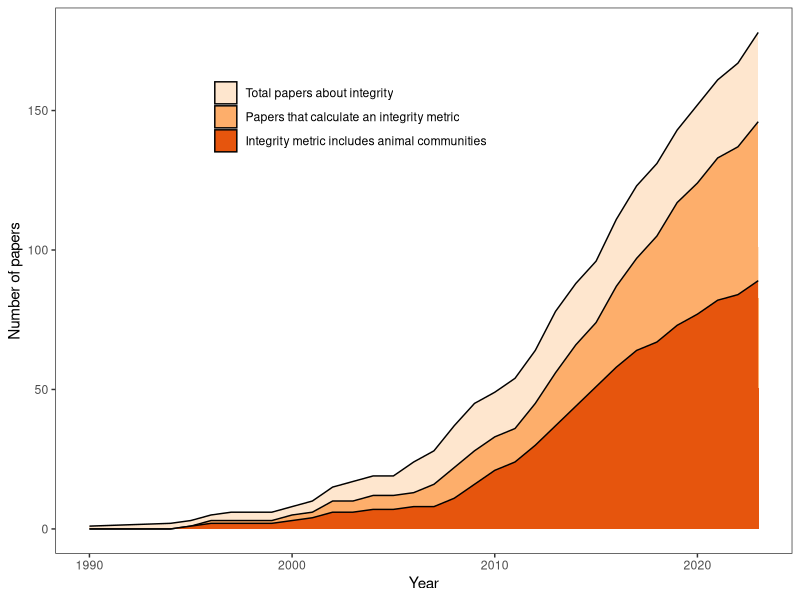
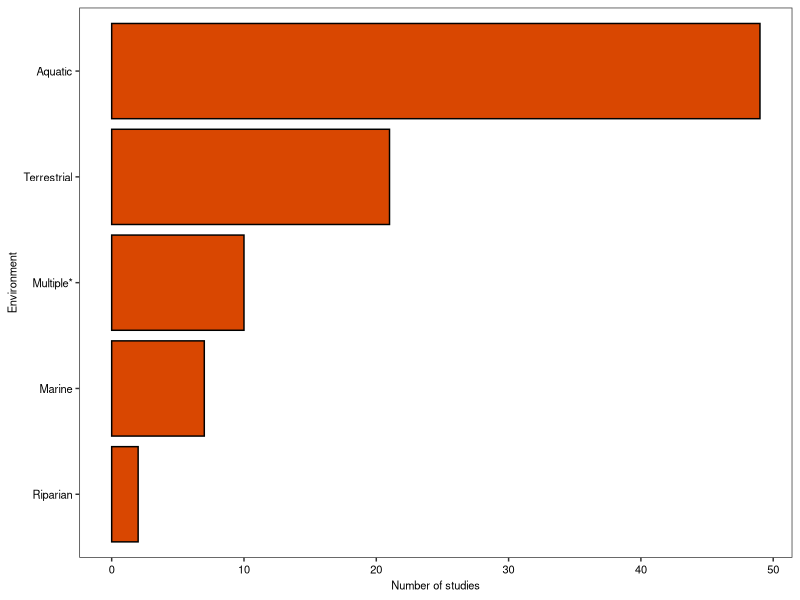
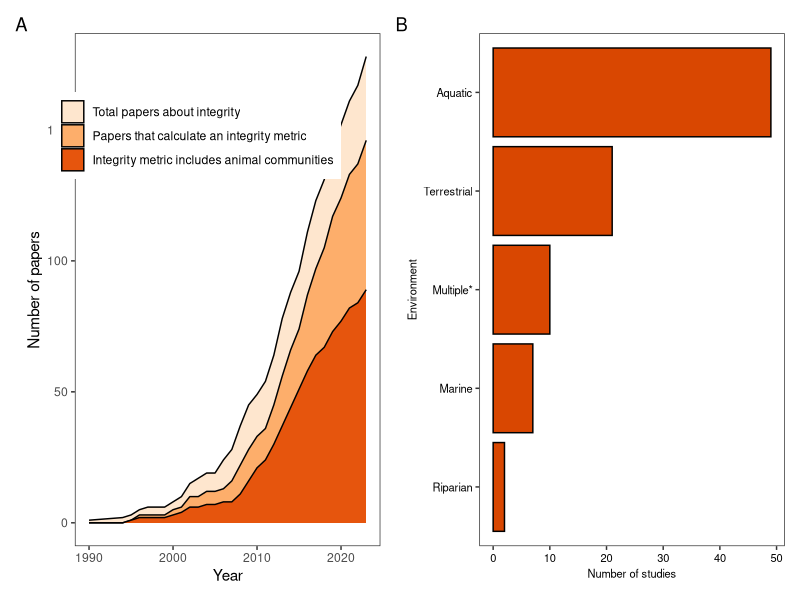
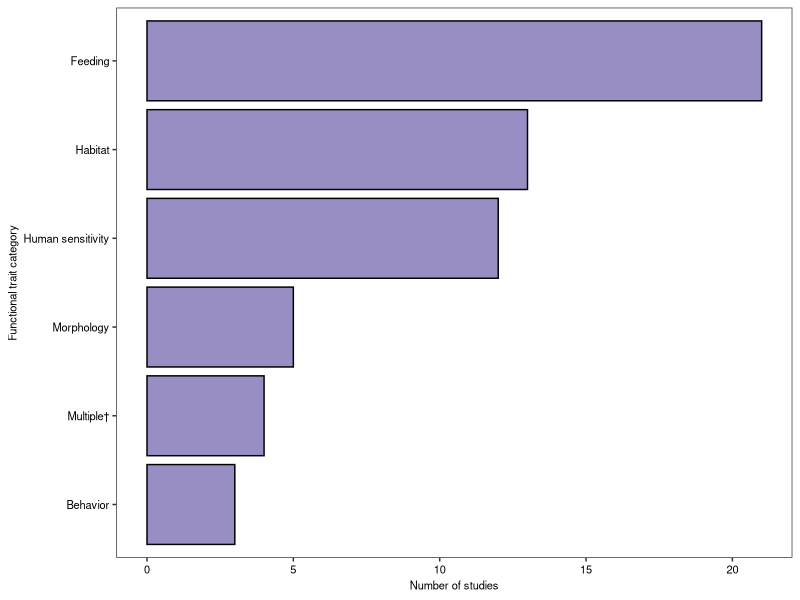
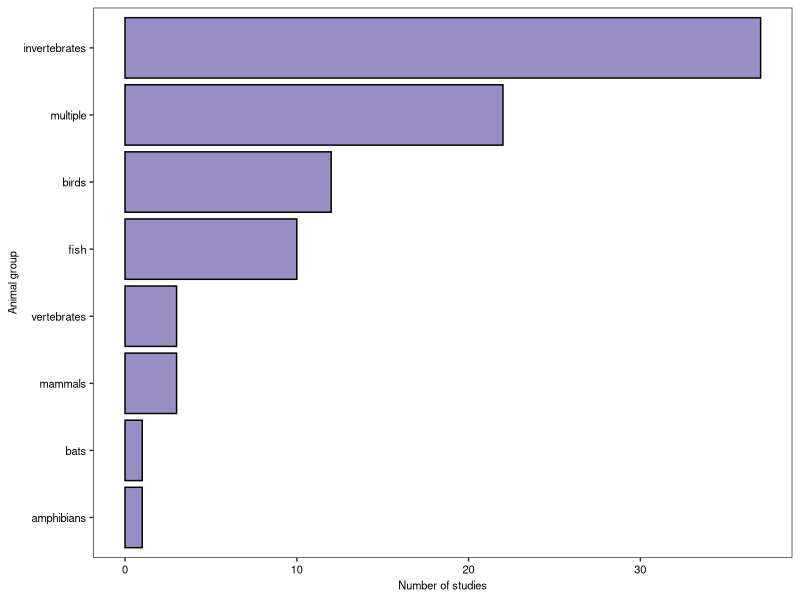
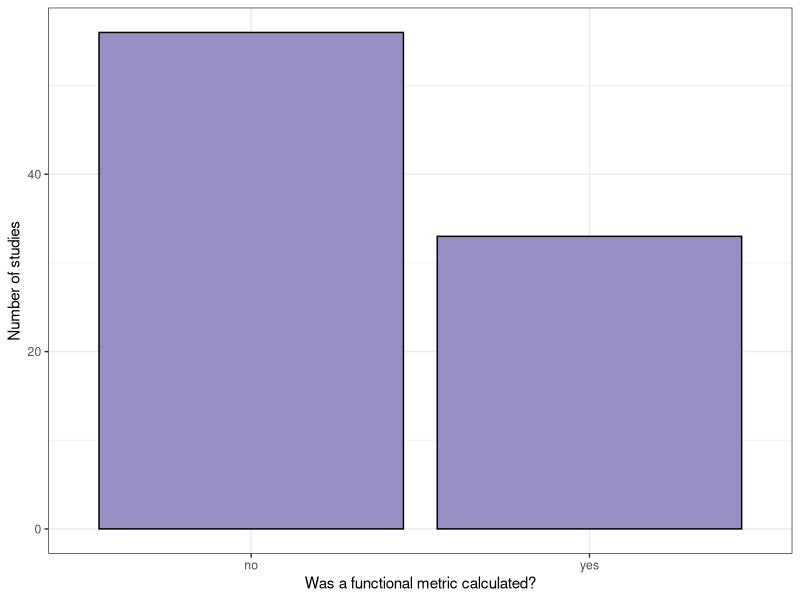
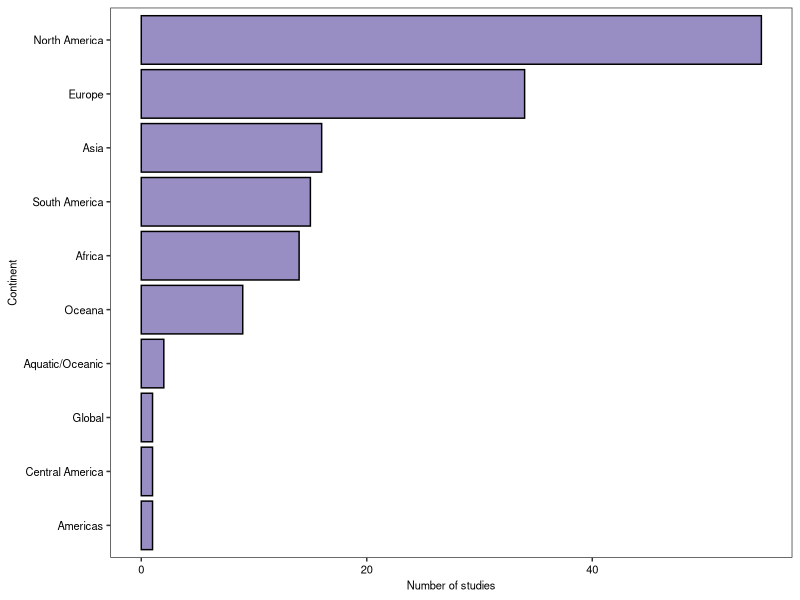
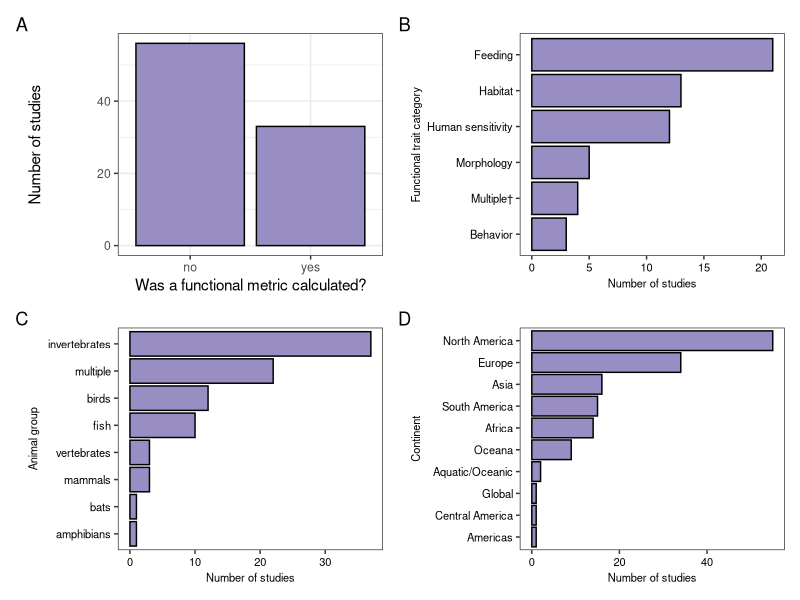

Generate these figures, in order, with R:

# load libraries
library(ggplot2)
library(readxl)
library(dplyr)
library(reshape2)
library(viridis)
library(RColorBrewer)
library(tidyverse)
library(here)
library(patchwork)
library(ggforce)

theme_set(theme_bw())
#import data
dat <- read.csv(here('data',
                     'Ecological integrity literature review - Sheet1.csv'))
## fix differences in data entry
dat2 <- dat %>%
  rename('about_integrity' = 'Is.the.paper.actually.about.ecological.integrity.',
         'integrity_calculated' = 'Is.integrity.actually.calculated.',
         'include_animals' = 'Does.metric.include.animals.',
         'animal_communities' = 'Does.metric.include.animal.communities.') %>%
  mutate(about_integrity = case_when(about_integrity %in% c("No", 'no', 'No - see notes',
                                                            'No- but see notes', "Maybe") ~ "No",
                                     about_integrity %in% c("Yes", 'yes', 'Yes-maybe', 'Yes- but note terms',
                                                            'Yes- but indirectly', "Yes- but see notes") ~ "Yes")) %>%
  mutate(integrity_calculated = case_when(integrity_calculated %in% c("-", "No", "Maybe","", 
                                                                      "no", "No- concept paper with examples?", 
                                                                      "No-  \"validation\" paper" , "No- \"validation\" paper",                              
                                                                      "No-\"validation\" paper","No- \"metric development\"- see notes",                 
                                                                       "No- concept paper with examples- see notes" ,           
                                                                       "No- \"validation paper\"- see notes" ,                  
                                                                       "No- \"review\" paper" ,                                 
                                                                       "No- concept paper with examples from a National Forest") ~ "No",
                                          integrity_calculated %in% c("yes","Yes","Yes/maybe","Yes/Maybe",
                                                                      "Yes- but see notes","Yes- note similar to above but link assumed") ~ "Yes")) %>%
  mutate(include_animals = case_when(include_animals %in% c("no", "No", "-", "No- see notes",
                                                            "", "Maybe") ~ "No", 
                                     include_animals %in% c("Yes", "yes") ~ "Yes")) %>%
  mutate(animal_communities = case_when(animal_communities %in% c("-", "no",
                                                                  "No", "no (?)", "") ~ "No",
                                        animal_communities %in% c("yes", "Yes", "yes??") ~ "Yes"))


# simplify data frame
#dat2 <- dat2[,c(6:8,10:11)]

# change chacater to integer
# dat2[dat2=="Yes"] <- 1
# dat2[dat2=="No"] <- 0
# dat2[is.na(dat2)] <- 0
# 
# dat2 <- dat2 %>%
#   mutate_if(is.character, as.numeric)
# 
# # get rid of nestedness
# dat2[,4][dat2[,5] == 1] <-0
# dat2[,3][dat2[,4] == 1] <-0
# dat2[,2][dat2[,3] == 1] <-0

# change to long format
# dat3 <- dat2 %>%
#   pivot_longer(cols = 2:5,
#                names_to = "variable",
#                values_to = "value")

# summarize by year
# dat4 <- dat3 %>% 
#   group_by(Year, variable) %>% 
#   summarise(sum=sum(value, na.rm = T)) %>%
#   mutate(variable = factor(variable, levels = c('about_integrity',
#                                                 'integrity_calculated',
#                                                 'include_animals',
#                                                 'animal_communities')))
# 
# 
# # plot
# (a <- dat4 %>%
#     arrange(variable) %>%
#     ggplot(aes(x = Year,
#                 y = sum,
#                 fill = variable)) +
#   geom_col(position = "stack") +
#   theme_bw() +
#   scale_fill_brewer(palette = "Oranges",
#                     labels = c('about_integrity' = "Is the paper about ecological integrity?",
#                                'integrity_calculated' = "Is ecological integrity calculated?",
#                                'include_animals' = "Does the integrity metric include animals?",
#                                'animal_communities' = "Does the integrity metric include animal communities?")) +
#   ylab("Number of papers") + xlab(NULL) +
#   theme(legend.position = c(0.3, 0.82),
#         legend.title = element_blank(),
#         axis.text = element_text(size=8, color="black"),
#         axis.title = element_text(size=8, color="black"),
#         legend.text = element_text(size=8, color="black"),
#         panel.grid = element_blank()))
# #a


# output to hi res
# tiff("integrity-litreview-11302023.tif",
#      res=500, width=6, height=4, units="in", compression="lzw")
# a
# dev.off()

dat3 <- dat2 %>%
  dplyr::select(Year, about_integrity, 
                integrity_calculated, animal_communities) %>%
  pivot_longer(about_integrity:animal_communities,
               names_to = "category",
               values_to = "value") %>%
  mutate(value = case_when(value == "No" ~ 0,
                   value == "Yes" ~ 1)) %>%
  group_by(Year, category) %>%
  summarise(sum = sum(value)) %>%
  ungroup() %>%
  arrange(category, Year) %>%
  group_by(category) %>%
  mutate(cs = cumsum(sum)) %>%
  ungroup() %>%
  mutate(category = factor(category, 
                           levels = c("about_integrity",
                                      "integrity_calculated",
                                      "animal_communities")))

(byyear <- ggplot(dat3, aes(x = Year, y = cs, fill = category)) +
  ylab("Number of papers") +
  xlab("Year") +
  geom_area(position = 'identity', color = "black") +
  scale_fill_brewer(palette = "Oranges",
                    labels = c('about_integrity' = "Total papers about integrity",
                               'integrity_calculated' = "Papers that calculate an integrity metric",
                               'animal_communities' = "Integrity metric includes animal communities")) +
  theme(legend.title = element_blank(),
        panel.grid = element_blank(),
        legend.position = c(0.4, 0.8)))
  

ggsave(filename = here('pictures',
                       'R',
                       'studies_by_year.jpg'),
       width = 7.25,
       height = 4,
       units = 'in')


# Other explorations ------------------------------------------------------

unique(dat$Environment)
unique(dat$Animal.groups)
unique(dat$Function.Metric)

#MAIN FIGURES
#Environmental bias
#types of traits
(env_plot <- dat %>%
  filter(Environment != "") %>%
  group_by(Environment) %>%
  tally() %>%
  ggplot(aes(x = reorder(Environment, n), y = n)) +
  geom_bar(stat = "identity", fill = '#d94701',color = "black") +
  labs(x = "Environment", y = "Number of studies") +
    scale_x_discrete(labels = c("aquatic" = "Aquatic",
                                "terrestrial" = "Terrestrial",
                                'multiple' = "Multiple*",
                                'marine' = "Marine",
                                "riparian" = "Riparian")) +
    coord_flip() +
  theme(axis.text = element_text(size=8, color="black"),
        axis.title = element_text(size=8, color="black"),
        legend.text = element_text(size=8, color="black"),
        panel.grid = element_blank()))

byyear + env_plot + 
  plot_annotation(tag_level = "A") 

ggsave(filename = here('pictures',
                       'R',
                       'year_env_combo.jpg'),
       width = 9.5,
       height = 4.5,
       units = 'in')

traits <- dat %>%
  separate_longer_delim(Function.notes, delim = ",") %>%
  dplyr::select(Function.notes) %>%
  filter(Function.notes != "") %>%
  mutate(Function.notes2 = case_when(Function.notes %in% c('feeding guilds',
                                                          'trophic position',
                                                          'trophic strategies',
                                                          'litter decompostion',
                                                          'trophic groups',
                                                          'foraging',
                                                          'feeding behaviors',
                                                          'feeding behaviours',
                                                          'feeding guild') ~ "Feeding",
                                    Function.notes %in% c('habitat', ' habitat', 'microhabitat',
                                                          'foraging locations', 
                                                          'habitat generalism',
                                                          'habitat functions', 
                                                          'habitat assoications',
                                                          'habitat associations',
                                                          'habitat use') ~ "Habitat",
                                    Function.notes %in% c('behavior', 'nesting',
                                                          'migration') ~ "Behavior",
                                    Function.notes %in% c('mobiility', 'morphology',
                                                          'body size') ~ "Morphology",
                                    Function.notes %in% c("pollution sensitivity", "sensitivity") ~ "Human sensitivity",
                                    Function.notes %in% c("functional diversity") ~ "Multiple\u2020"))

(trait_plot <- traits %>% 
  group_by(Function.notes2) %>%
  tally() %>%
  ggplot(aes(x = reorder(Function.notes2, n), y = n)) +
  geom_bar(stat = "identity", fill = "#998ec3", color = "black") +
    coord_flip() +
  labs(x = "Functional trait category", y = "Number of studies")+
    theme(axis.text = element_text(size=8, color="black"),
          axis.title = element_text(size=8, color="black"),
          legend.text = element_text(size=8, color="black"),
          panel.grid = element_blank()))

# b <- env_plot + trait_plot +
#   plot_annotation(tag_levels = "A")
# 
# ggsave(b,
#        filename = here('pictures',
#                        'R',
#                        'study_content.jpg'),
#        width = 6,
#        height = 2.5,
#        units = 'in')

# Supplementary plots -----------------------------------------------------

#animal groups
(animal_plot <- dat %>%
    filter(Animal.groups != "") %>%
    group_by(Animal.groups) %>%
    tally() %>%
    ggplot(aes(x = reorder(Animal.groups, n), y = n)) +
    geom_bar(stat = "identity", fill = "#998ec3", , color="black") +
    labs(x = "Animal group", y = "Number of studies") +
    coord_flip() +
    theme(axis.text = element_text(size=8, color="black"),
          axis.title = element_text(size=8, color="black"),
          legend.text = element_text(size=8, color="black"),
          panel.grid = element_blank()))

(metric_plot <- dat %>%
    filter(Function.Metric != "") %>%
    group_by(Function.Metric) %>%
    tally() %>%
    ggplot(aes(x = reorder(Function.Metric, -n), y = n)) +
    geom_bar(stat = "identity", fill = "#998ec3", , color="black") +
    labs(x = "Was a functional metric calculated?", y = "Number of studies"))
# Geography ---------------------------------------------------------------

dat_geo <- dat %>%
  mutate(Continent = case_when(Geography %in% c("eastern canada bogs",
                                                "USA", "northeastern USA swamps",
                                                'quebec urban ish', 'North America',
                                                'eastern canada', 'chesapeake bay',
                                                "N. America",
                                                'mid-atlantic states', 'great lakes coastal wetlands',
                                                'N. America- regional', 'N. America- forested',
                                                'N. America- estuary', "N. America- riparian",
                                                'N. America- wetland', "N. America- coastal",
                                                'prairies in alberta canada', 'forests in ohio',
                                                'streams in colorado basin') ~ "North America",
                               Geography %in% c('streams in zimbabwe', 'streams in ethiopian highlands',
                                                'nigeria', 'streams in ethiopia',
                                                "Africa", "Africa- riparian", 
                                                "Africa- terrestrial",
                                                'South Africa') ~ "Africa",
                               Geography %in% c("Asia", "south korea", "rivers in china",
                                                "Asia- aquatic") ~ "Asia",
                               Geography %in% c("Europe", "switzerland alpine areas",
                                                'streams in europe', 'streams in spain',
                                                'germany', 'scandanavia', 'Europe- agricultural',
                                                'Europe- terrestrial', "Europe- forested", 
                                                "Europe- aquatic", 'north portugal',
                                                'freshwater in turkey',
                                                'italy', 'german north sea') ~ "Europe",
                               Geography %in% c("pelagic ocean", 
                                                'aquatic') ~ "Aquatic/Oceanic",
                               Geography %in% c("Brazilian Atlantic forest", 
                                                'northern brazil', 'South America',
                                               'S. America- riparian',
                                                'S. America- forested',
                                               'temperate grasslands in uruguay') ~ "South America",
                               Geography == 'Central America' ~ "Central America",
                               Geography %in% c('freshwater streams in new south wales australia',
                                                'Australia', 'New Zealand', 
                                                'Oceana', 'Oceana- intertidal',
                                                "Australia- riparian", "australia",
                                                'Oceana- coastal') ~ "Oceana",
                               Geography == "Global" ~ "Global",
                               Geography == "The Americas" ~ "Americas",
                               TRUE ~ NA_character_))

(geography_plot <- dat_geo %>%
  filter(Geography != "") %>%
  group_by(Continent) %>%
  tally() %>%
  ggplot(aes(x = reorder(Continent, n), y = n)) +
    geom_bar(stat = 'identity', fill = "#998ec3", color="black") +
  labs(x = "Continent", y = "Number of studies") +
    coord_flip()+
    theme(axis.text = element_text(size=8, color="black"),
          axis.title = element_text(size=8, color="black"),
          legend.text = element_text(size=8, color="black"),
          panel.grid = element_blank()))

metric_plot + trait_plot + animal_plot + geography_plot +
  plot_annotation(tag_levels = "A") +
  plot_layout(ncol = 2)

ggsave(filename = here('pictures',
                       'R',
                       'supp_review_fig.jpg'),
       width = 7,
       height = 4,
       units = 'in')
